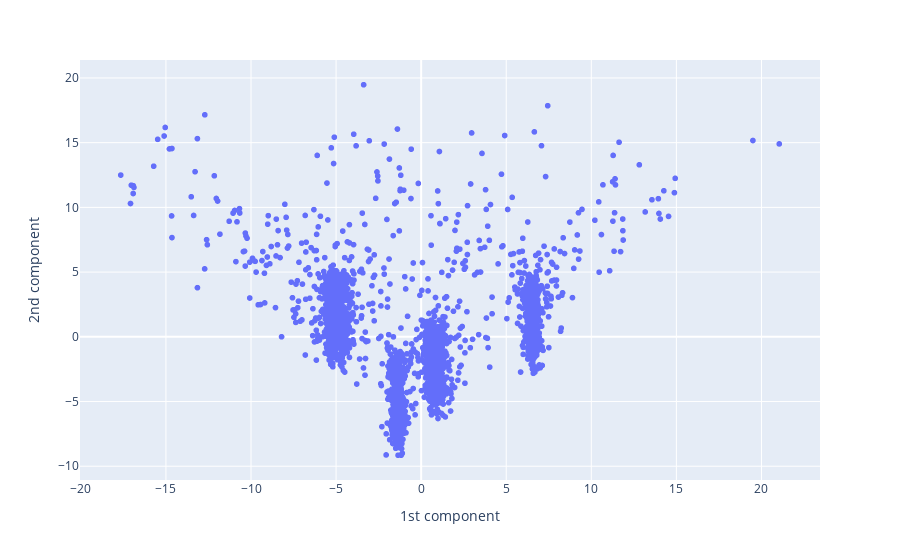

Notebook code for this chart:
### Code cell
px.scatter(df.T, x="1st component", y="2nd component")

### Figure 1 — Plotly figure (JSON) as saved in the notebook; plotly's stock layout.template omitted (floating-point values rounded to 4 significant figures; data arrays with more than 128 entries replaced by an {"elided": "..."} marker saying what was removed)
{"data": [{"hovertemplate": "1st component=%{x}<br>2nd component=%{y}<extra></extra>", "legendgroup": "", "marker": {"color": "#636efa", "symbol": "circle"}, "mode": "markers", "name": "", "showlegend": false, "type": "scattergl", "x": {"elided": "2825 float values"}, "xaxis": "x", "y": {"elided": "2825 float values"}, "yaxis": "y"}], "layout": {"legend": {"tracegroupgap": 0}, "margin": {"t": 60}, "xaxis": {"anchor": "y", "domain": [0, 1], "title": {"text": "1st component"}}, "yaxis": {"anchor": "x", "domain": [0, 1], "title": {"text": "2nd component"}}}}
